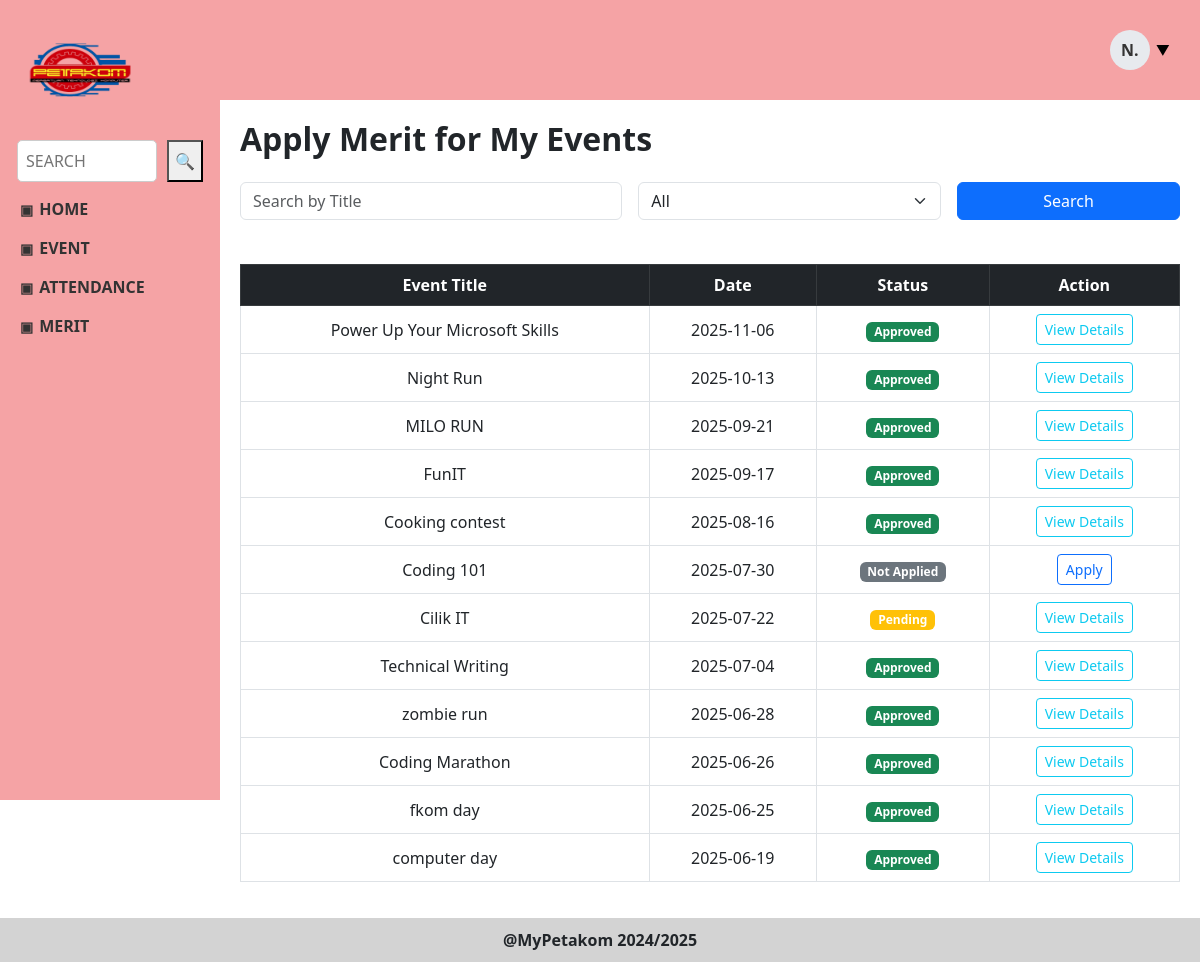
Page /apply_merit.php (signed in) on the committed database.
### tables this page shows
CREATE TABLE `event` (
  `event_id` varchar(10) NOT NULL,
  `staff_id` varchar(10) NOT NULL,
  `event_title` varchar(50) NOT NULL,
  `event_date` date NOT NULL,
  `event_description` varchar(200) NOT NULL,
  `event_status` varchar(50) NOT NULL,
  `event_qr` blob DEFAULT NULL,
  `event_geolocation` point DEFAULT NULL,
  `event_approval` mediumblob NOT NULL,
  `event_level` varchar(20) NOT NULL,
  `merit_status` varchar(20) NOT NULL
);

### apply_merit.php (the view, shortened to what this page needs)
<?php
$conn = new mysqli("localhost", "root", "", "mypetakom");
$advisor_id = $_SESSION['user_id'];
$search_title = isset($_GET['search_title']) ? mysqli_real_escape_string($conn, $_GET['search_title']) : '';
$sql = "SELECT * FROM event WHERE staff_id = '$advisor_id'";
$sql .= " ORDER BY event_date DESC";
$result = $conn->query($sql);
?>
<!DOCTYPE html>
<html>
<head>
  <link rel="stylesheet" href="STYLE1/staff_style.css">
  <link rel="stylesheet" href="STYLE2/apply_merit_style.css">
  <link href="https://cdn.jsdelivr.net/npm/bootstrap@5.3.0/dist/css/bootstrap.min.css" rel="stylesheet">
</head>
<body>
  <div class="sidebar">
    <a href="staff_dashboard.php">
    <img src="IMAGES/LogoPetakom.png" alt="PETAKOM Logo" />
	</a>
    <div class="search-box">
      <input type="text" placeholder="SEARCH" />
      <button>🔍</button>
    </div>
    <div class="menu">
      <div class="menu-title" onclick="toggleMenu('home')">HOME</div>
      <div class="menu-title" onclick="toggleMenu('event')">EVENT</div>
      <div class="menu-title" onclick="toggleMenu('attendance')">ATTENDANCE</div>
	<div class="menu-title" onclick="toggleMenu('merit')">MERIT</div>
    </div>
  </div>
  <div class="topbar">
    <div class="dropdown">
      <div class="profile-wrapper">
        <div class="profile-circle">N.</div>
        <span class="dropdown-icon">▼</span>
      </div>
    </div>
  </div>
   <div class="content">
		<h2 class="mb-4"><b>Apply Merit for My Events</b></h2>
	  <form method="GET" class="row g-3 mb-4">
		<div class="col-md-5">
		  <input type="text" name="search_title" class="form-control" placeholder="Search by Title" value="<?= htmlspecialchars($search_title) ?>">
		</div>
		<div class="col-md-4">
		  <select name="search_status" class="form-select">
			<option value="">All</option>
		  </select>
		</div>
		<div class="col-md-3">
		  <button type="submit" class="btn btn-primary w-100">Search</button>
		</div>
	  </form>
	  <div class="table-responsive">
		<table class="table table-bordered table-hover align-middle text-center">
		  <thead class="table-dark">
			<tr>
			  <th>Event Title</th>
			  <th>Date</th>
			  <th>Status</th>
			  <th>Action</th>
			</tr>
		  </thead>
		  <tbody>
			<?php if ($result->num_rows > 0): ?>
			  <?php while ($row = $result->fetch_assoc()):
				$event_id = $row['event_id'];
				$event_title = htmlspecialchars($row['event_title']);
				$event_date = htmlspecialchars($row['event_date']);
				$status = $row['merit_status'] ?? 'Not Applied';
			  ?>
			  <tr>
				<td><?= $event_title ?></td>
				<td><?= $event_date ?></td>
				<td>
				  <?php
					$badge_class = match($status) {
					  'Approved' => 'success',
					  'Pending' => 'warning',
					  'Rejected' => 'danger',
					  default => 'secondary'
					};
				  ?>
				  <span class="badge bg-<?= $badge_class ?>"><?= $status ?></span>
				</td>
				<td>
				  <?php if ($status === 'Not Applied'): ?>
					<a href="apply_merit_form.php?event_id=<?= $event_id ?>" class="btn btn-sm btn-outline-primary">Apply</a>
				  <?php else: ?>
					<a href="view_merit_application.php?event_id=<?= $event_id ?>" target="_blank" class="btn btn-sm btn-outline-info">View Details</a>
				  <?php endif; ?>
				</td>
			  </tr>
			  <?php endwhile; ?>
			<?php else: ?>
			  <tr>
				<td colspan="4" class="text-center">No events found.</td>
			  </tr>
			<?php endif; ?>
		  </tbody>
		</table>
	  </div>
	</div>
		<div class="footer">
		@MyPetakom 2024/2025
		</div>
</body>
</html>

### STYLE1/staff_style.css (style rules this page uses)
body { margin: 0; font-family: 'Segoe UI', sans-serif; background-color: #f7f7f7; }
.sidebar { width: 220px; background-color: #F5A3A5; height: 100vh; position: fixed; padding: 20px; box-sizing: border-box; overflow-y: auto; }
.sidebar img { width: 120px; height: 100px; display: block; margin-bottom: 20px; }
.search-box { display: flex; justify-content: center; margin-bottom: 15px; }
.search-box input { padding: 8px; border-radius: 5px; border: 1px solid #ccc; width: 140px; margin-right: 10px; }
.menu-title { cursor: pointer; font-weight: bold; margin: 15px 0; display: flex; align-items: center; font-size: 16px; color: #333; }
.menu-title::before { content: "▣"; margin-right: 6px; font-size: 14px; }
.topbar { background-color: #F5A3A5; height: 100px; margin-left: 220px; display: flex; justify-content: flex-end; align-items: center; padding-right: 30px; position: sticky; top: 0; z-index: 1; }
.profile-wrapper { display: flex; align-items: center; cursor: pointer; }
.profile-circle { width: 40px; height: 40px; border-radius: 50%; background-color: #e7eaee; color: #333; display: flex; align-items: center; justify-content: center; font-weight: bold; font-size: 16px; margin-right: 6px; }
.dropdown-icon { font-size: 14px; color: black; }
.dropdown { position: relative; display: inline-block; }
.content { margin-left: 220px; padding: 20px; background-color: #ffffff; min-height: 90vh; }
.footer { background-color: #d3d3d3; text-align: center; padding: 10px; font-weight: bold; }

### STYLE2/apply_merit_style.css (style rules this page uses)
table { width: 90%; margin: 20px auto; border-collapse: collapse; }
th, td { padding: 12px; border: 1px solid #ccc; }
th { background-color: #eee; }

### rows in the picture
event: event_title "Power Up Your Microsoft Skills", event_date "2025-11-06", merit_status "Approved"
event: event_title "Night Run", event_date "2025-10-13", merit_status "Approved"
event: event_title "MILO RUN", event_date "2025-09-21", merit_status "Approved"
event: event_title "FunIT", event_date "2025-09-17", merit_status "Approved"
event: event_title "Cooking contest", event_date "2025-08-16", merit_status "Approved"
event: event_title "Coding 101", event_date "2025-07-30", merit_status "Not Applied"
event: event_title "Cilik IT", event_date "2025-07-22", merit_status "Pending"
event: event_title "Technical Writing", event_date "2025-07-04", merit_status "Approved"
event: event_title "zombie run", event_date "2025-06-28", merit_status "Approved"
event: event_title "Coding Marathon", event_date "2025-06-26", merit_status "Approved"
event: event_title "fkom day", event_date "2025-06-25", merit_status "Approved"
event: event_title "computer day", event_date "2025-06-19", merit_status "Approved"
